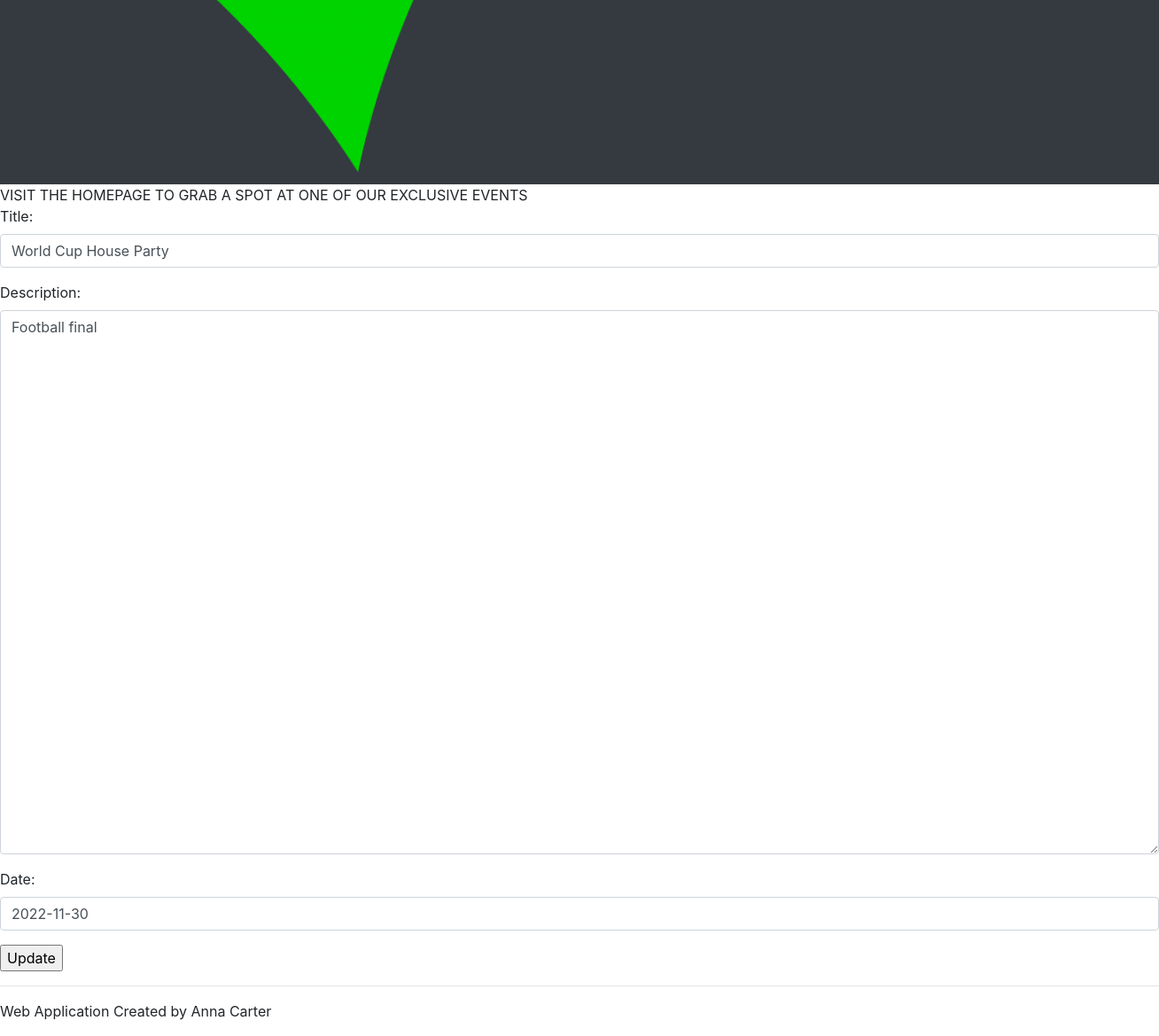
/events/edit/4 (signed in, lower part), run on an earlier commit of the app's database.
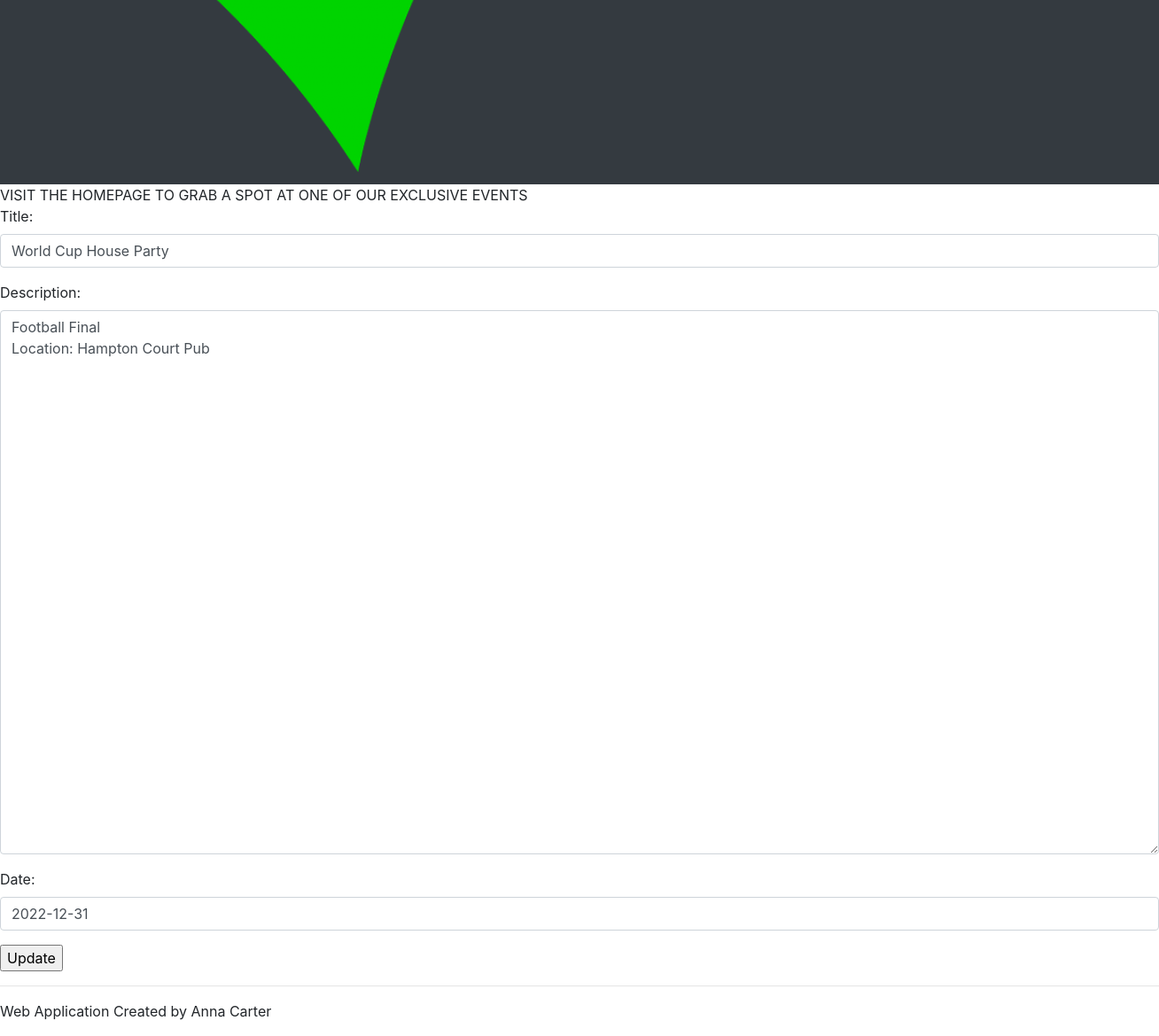
And on a later commit of the database.
### events/models.py (models this page shows, shortened)
class Event(models.Model):
 title = models.CharField(blank=False, max_length = 128, unique=True)
 description = models.TextField(blank=False)
 date = models.DateField(blank=False, validators=[MinValueValidator(limit_value=date.today)])
 publish = models.BooleanField(default=False, null=False)
 author = models.ForeignKey(User, on_delete=models.SET_NULL, null=True, blank=False)
 class Meta:
   indexes = [models.Index(fields=['title'])]
   indexes = [models.Index(fields=['description'])]
   indexes = [models.Index(fields=['date'])]
   indexes = [models.Index(fields=['publish'])]
   indexes = [models.Index(fields=['author'])]

### events/views.py (the view)
# urls.py: path('edit/<int:nid>', views.events_update_view, name='events_update'),
@login_required
def events_update_view(request, nid):
    context ={}
    obj = get_object_or_404(Event, id = nid)
    if(obj.author != request.user and not(is_admin(request.user))):
        raise PermissionDenied()
    form = EventForm(request.POST or None, instance = obj)
    if form.is_valid():
        form.save()
        messages.add_message(request, messages.SUCCESS, 'Event Updated')
        return redirect('events_detail', nid)
    context["form"] = form
    return render(request, "events/update_view.html", context)

### events/forms.py
class EventForm(forms.ModelForm):
    class Meta:
        model = Event
        fields = ['title', 'description', 'date', 'author']
        widgets = {
            'title': forms.TextInput(attrs={
            'class': 'form-control',
            'placeholder': 'Event Title',
            }),
            'description': forms.Textarea(attrs={
            'class': 'form-control',
            'placeholder': 'Event Description',
            'rows' : 25,
            'cols' : 60,
            }),
            'date': forms.DateInput(attrs={
            'class': 'form-control',
            'placeholder': 'yyyy-mm-dd',
            }),
            'author': forms.HiddenInput(),
        }

### events/templates/events/update_view.html (shortened to what this page needs)
{% extends 'base.html' %}
{% block content %}
<form method="POST" enctype="multipart/form- data">
    {{ form.as_p }}
    <input type="submit" value="Update">
</form>
{% endblock content %}

What changed in the data, as far as the page shows it:
changed Event "World Cup House Party": description "Football final" → "Football Final Location: Hampton Court Pub"; date "2022-11-30" → "2022-12-31"
